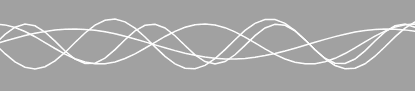
#> input picture data/loading1.gif, 415 x 91 px, found by its file name
$ python main.py
#> lines starting #> are read from the running program, lines starting #| are printed output that depends on the picture
import os
from PIL import Image, ImageSequence


def process_gif(input_gif_path, temp_path):
#> called with temp_path = 'D:\\github\\gif-bg-remover\\temp'
    gif = Image.open(input_gif_path)
#> gif is the input picture: PIL image 415x91 P; min 161, max 253, mean 167.5
    frames = ImageSequence.Iterator(gif)

    if not os.path.exists(temp_path):
        os.makedirs(temp_path)

    for count, frame in enumerate(frames):
        print(f"process frame {count}")
#| process frame 0
        frame = frame.convert("RGBA")
        frame_output_path = os.path.join(temp_path, f"frame_{count:03d}.png")
        frame.save(frame_output_path, 'PNG')
        change_bg_to_transparent(frame_output_path, frame_output_path)


def change_bg_to_transparent(input_image_path, output_image_path):
    img = Image.open(input_image_path)
    img = img.convert('RGBA')
    width, height = img.size
#> width = 415; height = 91
    color_0 = img.getpixel((0, 0))
#> color_0 = (161, 161, 161, 255)
    for h in range(height):
        for w in range(width):
            dot = (w, h)
            color_1 = img.getpixel(dot)
            if color_1 == color_0:
                color_1 = color_1[:-1] + (0,)
                img.putpixel(dot, color_1)
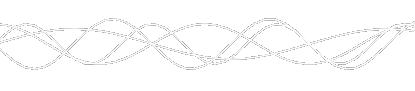
#> img: PIL image 415x91 RGBA; mean R, G, B, A 167.5, 167.5, 167.5, 27.2; transparent parts drawn white
    img.save(output_image_path)


def get_average_gif_frame_duration(gif_path):
    with Image.open(gif_path) as gif:
        durations = [frame.info['duration'] for frame in ImageSequence.Iterator(gif)]
#> durations = 128 values, max 70 at index 94, min 20 at index 127, mean 35.86
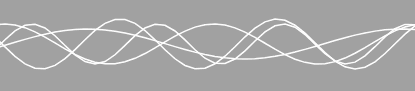
#> gif: PIL image 415x91 RGB; min 161, max 253, mean 167.5
    return sum(durations) // len(durations) if durations else 100


def make_gif_from_folder(input_gif_path, folder_path, output_gif_path):
    images = sorted(
        (os.path.join(folder_path, file_name) for file_name in os.listdir(folder_path) if file_name.lower().endswith('.png')),
        key=lambda x: os.path.getmtime(x)
    )

    frames = [Image.open(image) for image in images]
    average_duration = get_average_gif_frame_duration(input_gif_path)
#> average_duration = 35

#> (the run stopped early here; a loop or call above may not have finished)
